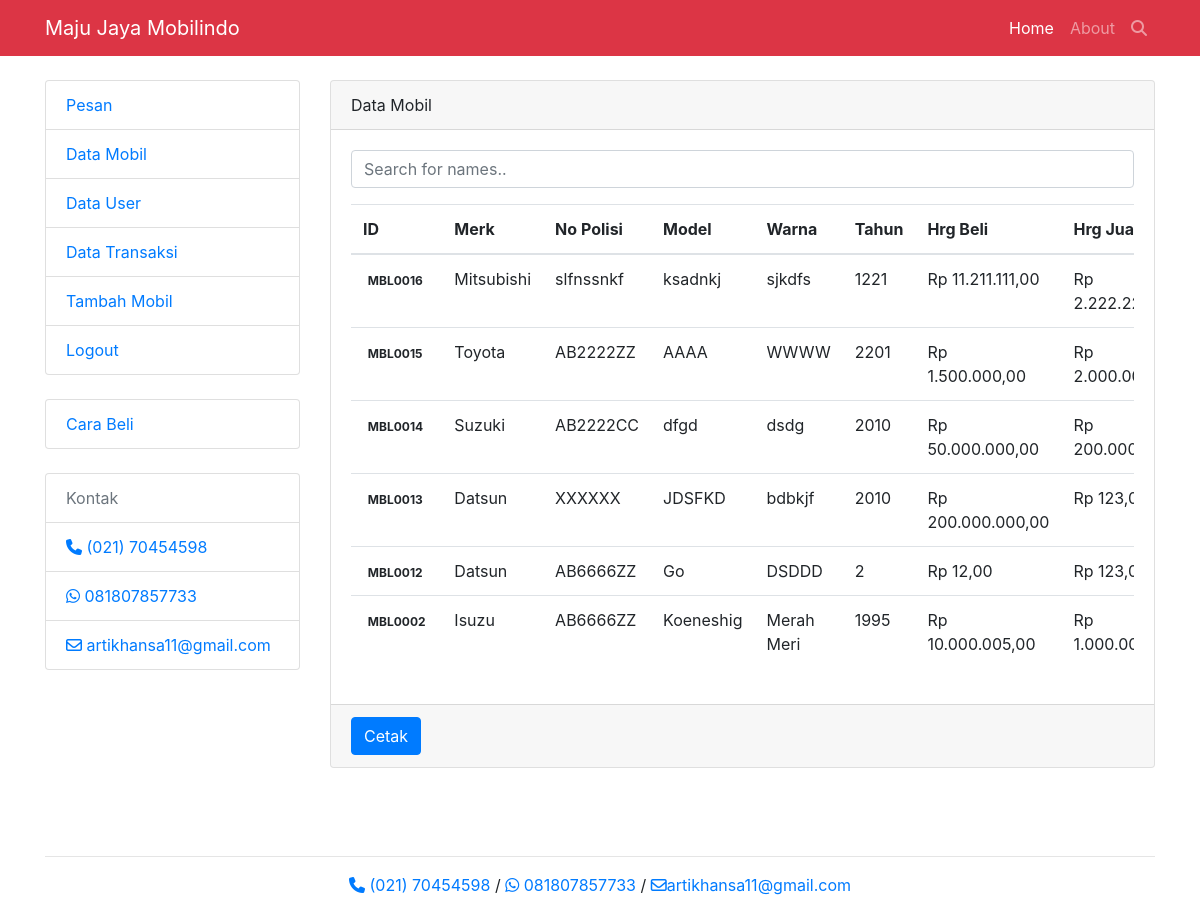
The page /mobil-list.php (signed in) on the database its author committed.
### tables this page shows
CREATE TABLE `mobil` (
  `id_mobil` varchar(11) NOT NULL,
  `id_merk` varchar(10) NOT NULL,
  `no_polisi` varchar(10) NOT NULL,
  `model` varchar(20) NOT NULL,
  `warna` varchar(10) NOT NULL,
  `tahun` int(4) NOT NULL,
  `hrg_beli` int(10) NOT NULL,
  `hrg_jual` int(6) NOT NULL,
  `tgl_beli` timestamp NULL DEFAULT NULL,
  `tgl_jual` timestamp NULL DEFAULT NULL,
  `gambar` varchar(50) NOT NULL,
  `deskripsi` varchar(200) NOT NULL
);

CREATE TABLE `merk` (
  `id_merk` varchar(10) NOT NULL,
  `merk_mbl` varchar(10) NOT NULL
);

### function/ultimate.php (called while the page is built, shortened)
<?php
function run($query) {
  global $link;
  return mysqli_query($link, $query);
}
if (isset($_SESSION['user'])) {
    $login = true;
    if (cek_status($_SESSION['user']) == 1) {
    $super_user = true;
  }
}
function cek_status($user) {
  $query  = "SELECT level FROM member WHERE username='$user'";
  while ($row = mysqli_fetch_assoc(run($query))):
    return $row['level'];
  endwhile;
}
function tampil_data($column, $key) {
  $query  = "SELECT * FROM $column ORDER BY $key DESC";
  return run($query);
}
function pilih_kolom($column, $table, $key, $value) {
  $query  = "SELECT $column FROM $table WHERE $key='$value'";
  while ($row = mysqli_fetch_assoc(run($query))):
    return $row[$column];
  endwhile;
}
?>

### core/init.php (called while the page is built, shortened)
<?php
require_once 'function\koneksi.php';
require_once 'function\money.php';
require_once 'function\ultimate.php';
?>

### function/money.php (called while the page is built, shortened)
<?php
function rupiah($angka) {
  return 'Rp ' . number_format($angka,2,",",".");
}
?>

### mobil-list.php (the view, shortened to what this page needs)
<?php
require_once 'core/init.php';
include 'view/header.php';
if ($login == true) {
  if ($super_user == true) {
?>
<div class="row">
  <div class="col-lg-3 mt-4">
    <?php include 'menu.php'; ?>
  </div>
  <div class="col-lg-9">
    <div class="card card-outline-secondary my-4">
      <div class="card-header">
        Data Mobil
      </div>
      <div class="card-body">
        <form method="post">
          <div class="form-group">
            <input type="text" class="form-control" id="myInput" onkeyup="myFunction('7')" placeholder="Search for names..">
          </div>
        </form>
        <?php
        $result = tampil_data('mobil', 'id_mobil');
        ?>
        <table class="table table-responsive" id="myTable">
          <thead>
          <tr>
            <th>ID</th>
            <th>Merk</th>
            <th>No Polisi</th>
            <th>Model</th>
            <th>Warna</th>
            <th>Tahun</th>
            <th>Hrg Beli</th>
            <th>Hrg Jual</th>
          </tr>
        </thead>
        <tbody>
        <?php while ($row = mysqli_fetch_assoc($result)) { ?>
        <tr>
          <td> <span class="badge"><?= $row['id_mobil'] ?></span> </td>
          <td><?= pilih_kolom('merk_mbl', 'merk', 'id_merk', $row['id_merk']) ?></td>
          <td><?= $row['no_polisi'] ?></td>
          <td><?= $row['model'] ?></td>
          <td><?= $row['warna'] ?></td>
          <td><?= $row['tahun'] ?></td>
          <td><?= rupiah($row['hrg_beli']) ?></td>
          <td><?= rupiah($row['hrg_jual']) ?></td>
        </tr>
        <?php } ?>
        </tbody>
      </table>
      </div>
      <div class="card-footer">
        <a href="cetak-mobil.php" class="btn btn-primary"> Cetak </a>
      </div>
    </div>
  </div>
</div>
<?php
  } else {
    redirect_url('index.php');
  }
} else {
  redirect_url('login.php');
}
require_once 'view/footer.php';
?>

### view/header.php (style rules this page uses)
body { padding-top: 54px; }
@media (min-width: 992px) { body { padding-top: 56px; } }

### rows shown on the page
mobil: id_mobil "MBL0016", id_merk.merk_mbl "Mitsubishi", no_polisi "slfnssnkf", model "ksadnkj", warna "sjkdfs", tahun "1221", hrg_beli "Rp 11.211.111,00", hrg_jual "Rp…"
mobil: id_mobil "MBL0015", id_merk.merk_mbl "Toyota", no_polisi "AB2222ZZ", model "AAAA", warna "WWWW", tahun "2201", hrg_beli "Rp 1.500.000,00", hrg_jual "Rp…"
mobil: id_mobil "MBL0014", id_merk.merk_mbl "Suzuki", no_polisi "AB2222CC", model "dfgd", warna "dsdg", tahun "2010", hrg_beli "Rp 50.000.000,00", hrg_jual "Rp…"
mobil: id_mobil "MBL0013", id_merk.merk_mbl "Datsun", no_polisi "XXXXXX", model "JDSFKD", warna "bdbkjf", tahun "2010", hrg_beli "Rp 200.000.000,00", hrg_jual "Rp…"
mobil: id_mobil "MBL0012", id_merk.merk_mbl "Datsun", no_polisi "AB6666ZZ", model "Go", warna "DSDDD", tahun "2", hrg_beli "Rp 12,00", hrg_jual "Rp…"
mobil: id_mobil "MBL0002", id_merk.merk_mbl "Isuzu", no_polisi "AB6666ZZ", model "Koeneshig", warna "Merah Meri", tahun "1995", hrg_beli "Rp 10.000.005,00", hrg_jual "Rp…"
